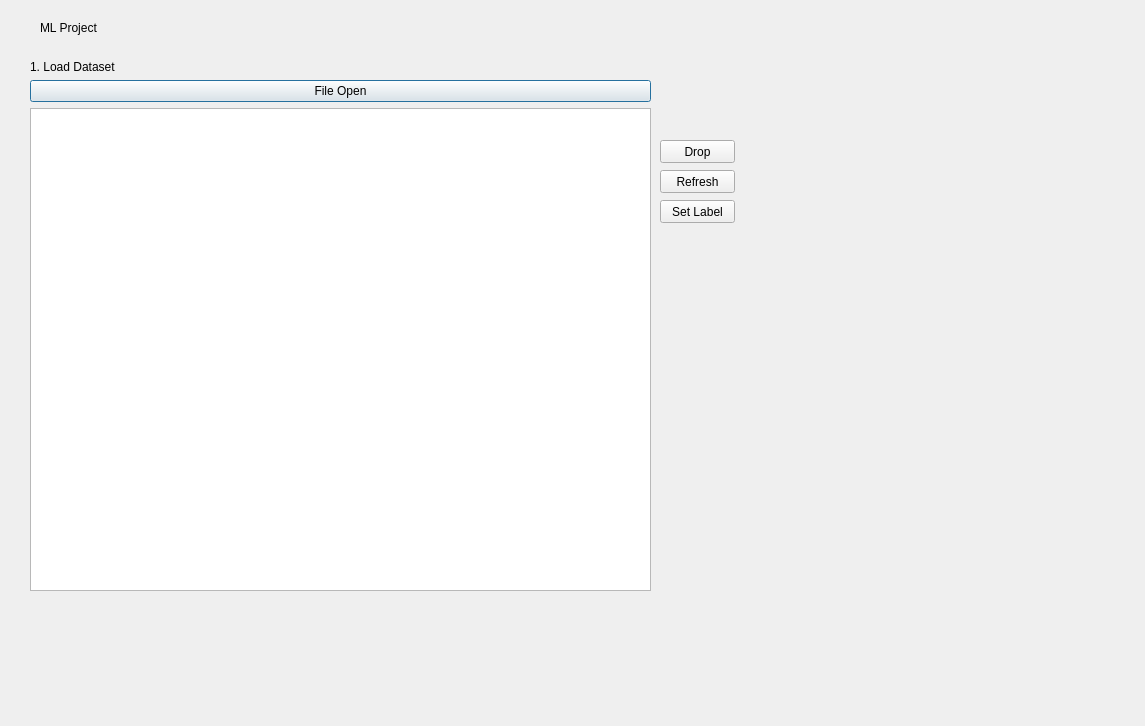
<?xml version="1.0" encoding="UTF-8"?>
<ui version="4.0">
 <class>Dialog</class>
 <widget class="QDialog" name="Dialog">
  <property name="geometry">
   <rect>
    <x>0</x>
    <y>0</y>
    <width>1145</width>
    <height>726</height>
   </rect>
  </property>
  <property name="windowTitle">
   <string>Dialog</string>
  </property>
  <widget class="QLabel" name="title">
   <property name="geometry">
    <rect>
     <x>40</x>
     <y>20</y>
     <width>81</width>
     <height>16</height>
    </rect>
   </property>
   <property name="text">
    <string>ML Project</string>
   </property>
  </widget>
  <widget class="QWidget" name="gridLayoutWidget">
   <property name="geometry">
    <rect>
     <x>30</x>
     <y>60</y>
     <width>621</width>
     <height>531</height>
    </rect>
   </property>
   <layout class="QGridLayout" name="gridLayout">
    <item row="0" column="0">
     <layout class="QVBoxLayout" name="verticalLayout_7">
      <item>
       <widget class="QLabel" name="label">
        <property name="text">
         <string>1. Load Dataset</string>
        </property>
       </widget>
      </item>
      <item>
       <widget class="QPushButton" name="buttonFileOpen">
        <property name="text">
         <string>File Open</string>
        </property>
       </widget>
      </item>
      <item>
       <layout class="QVBoxLayout" name="verticalLayout_8">
        <item>
         <widget class="QTableWidget" name="tableDataset"/>
        </item>
       </layout>
      </item>
     </layout>
    </item>
   </layout>
  </widget>
  <widget class="QPushButton" name="buttonDrop">
   <property name="geometry">
    <rect>
     <x>660</x>
     <y>140</y>
     <width>75</width>
     <height>23</height>
    </rect>
   </property>
   <property name="text">
    <string>Drop</string>
   </property>
  </widget>
  <widget class="QPushButton" name="buttonRefresh">
   <property name="geometry">
    <rect>
     <x>660</x>
     <y>170</y>
     <width>75</width>
     <height>23</height>
    </rect>
   </property>
   <property name="text">
    <string>Refresh</string>
   </property>
  </widget>
  <widget class="QPushButton" name="buttonSetLabel">
   <property name="geometry">
    <rect>
     <x>660</x>
     <y>200</y>
     <width>75</width>
     <height>23</height>
    </rect>
   </property>
   <property name="text">
    <string>Set Label</string>
   </property>
  </widget>
 </widget>
 <resources/>
 <connections/>
</ui>
